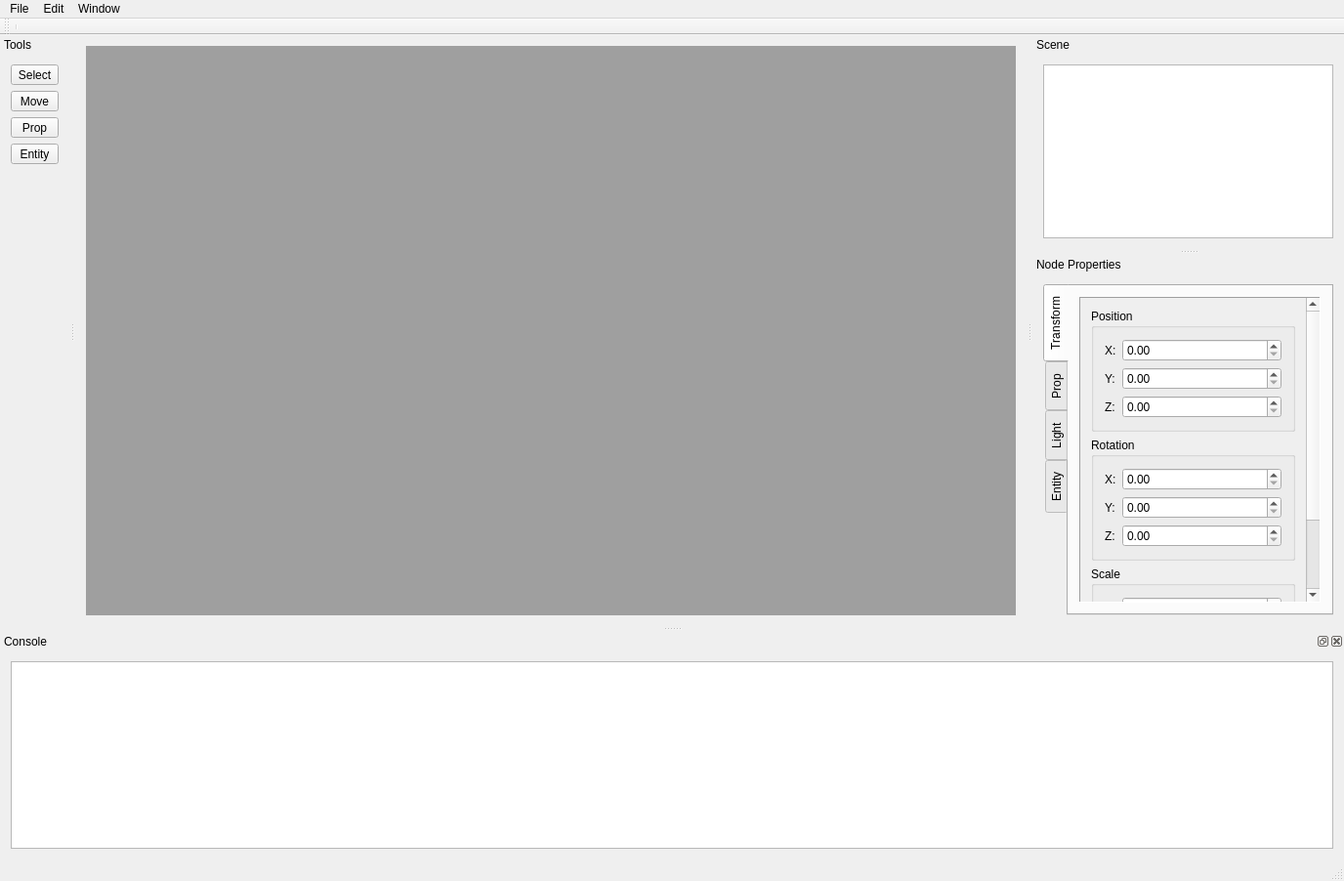
<?xml version="1.0" encoding="UTF-8"?>
<ui version="4.0">
 <class>Editor</class>
 <widget class="QMainWindow" name="Editor">
  <property name="geometry">
   <rect>
    <x>0</x>
    <y>0</y>
    <width>1376</width>
    <height>902</height>
   </rect>
  </property>
  <property name="sizePolicy">
   <sizepolicy hsizetype="Maximum" vsizetype="Maximum">
    <horstretch>0</horstretch>
    <verstretch>0</verstretch>
   </sizepolicy>
  </property>
  <property name="contextMenuPolicy">
   <enum>Qt::CustomContextMenu</enum>
  </property>
  <property name="windowTitle">
   <string>Limbic Editor</string>
  </property>
  <property name="dockOptions">
   <set>QMainWindow::AllowTabbedDocks|QMainWindow::AnimatedDocks</set>
  </property>
  <widget class="QWidget" name="centralWidget">
   <layout class="QVBoxLayout" name="verticalLayout_3">
    <item>
     <widget class="QMdiArea" name="mdiArea">
      <property name="viewMode">
       <enum>QMdiArea::SubWindowView</enum>
      </property>
      <property name="tabsMovable">
       <bool>false</bool>
      </property>
     </widget>
    </item>
   </layout>
  </widget>
  <widget class="QMenuBar" name="menuBar">
   <property name="geometry">
    <rect>
     <x>0</x>
     <y>0</y>
     <width>1376</width>
     <height>22</height>
    </rect>
   </property>
   <widget class="QMenu" name="menuFile">
    <property name="title">
     <string>File</string>
    </property>
    <addaction name="actionNew"/>
    <addaction name="actionOpen"/>
    <addaction name="actionSave_As"/>
    <addaction name="actionSave"/>
   </widget>
   <widget class="QMenu" name="menuEdit">
    <property name="title">
     <string>Edit</string>
    </property>
    <addaction name="actionSettings"/>
   </widget>
   <widget class="QMenu" name="menuWindow">
    <property name="title">
     <string>Window</string>
    </property>
    <addaction name="actionTexture_Manager"/>
    <addaction name="actionMesh_Manager"/>
    <addaction name="actionMaterial_Manager"/>
   </widget>
   <addaction name="menuFile"/>
   <addaction name="menuEdit"/>
   <addaction name="menuWindow"/>
  </widget>
  <widget class="QToolBar" name="mainToolBar">
   <attribute name="toolBarArea">
    <enum>TopToolBarArea</enum>
   </attribute>
   <attribute name="toolBarBreak">
    <bool>false</bool>
   </attribute>
   <addaction name="separator"/>
  </widget>
  <widget class="QStatusBar" name="statusBar"/>
  <widget class="QDockWidget" name="dockWidget_4">
   <property name="sizePolicy">
    <sizepolicy hsizetype="Preferred" vsizetype="Preferred">
     <horstretch>0</horstretch>
     <verstretch>0</verstretch>
    </sizepolicy>
   </property>
   <property name="features">
    <set>QDockWidget::DockWidgetMovable</set>
   </property>
   <property name="windowTitle">
    <string>Tools</string>
   </property>
   <attribute name="dockWidgetArea">
    <number>1</number>
   </attribute>
   <widget class="QWidget" name="dockWidgetContents_4">
    <layout class="QVBoxLayout" name="verticalLayout_7">
     <item>
      <widget class="QToolButton" name="toolButton">
       <property name="sizePolicy">
        <sizepolicy hsizetype="Expanding" vsizetype="Fixed">
         <horstretch>0</horstretch>
         <verstretch>0</verstretch>
        </sizepolicy>
       </property>
       <property name="text">
        <string>Select</string>
       </property>
      </widget>
     </item>
     <item>
      <widget class="QToolButton" name="toolButton_2">
       <property name="sizePolicy">
        <sizepolicy hsizetype="Expanding" vsizetype="Fixed">
         <horstretch>0</horstretch>
         <verstretch>0</verstretch>
        </sizepolicy>
       </property>
       <property name="text">
        <string>Move</string>
       </property>
      </widget>
     </item>
     <item>
      <widget class="QToolButton" name="toolButton_3">
       <property name="sizePolicy">
        <sizepolicy hsizetype="Expanding" vsizetype="Fixed">
         <horstretch>0</horstretch>
         <verstretch>0</verstretch>
        </sizepolicy>
       </property>
       <property name="text">
        <string>Prop</string>
       </property>
      </widget>
     </item>
     <item>
      <widget class="QToolButton" name="toolButton_4">
       <property name="sizePolicy">
        <sizepolicy hsizetype="Expanding" vsizetype="Fixed">
         <horstretch>0</horstretch>
         <verstretch>0</verstretch>
        </sizepolicy>
       </property>
       <property name="text">
        <string>Entity</string>
       </property>
      </widget>
     </item>
     <item>
      <spacer name="verticalSpacer">
       <property name="orientation">
        <enum>Qt::Vertical</enum>
       </property>
       <property name="sizeHint" stdset="0">
        <size>
         <width>20</width>
         <height>40</height>
        </size>
       </property>
      </spacer>
     </item>
    </layout>
   </widget>
  </widget>
  <widget class="QDockWidget" name="dockWidget_5">
   <property name="features">
    <set>QDockWidget::DockWidgetMovable</set>
   </property>
   <property name="windowTitle">
    <string>Scene</string>
   </property>
   <attribute name="dockWidgetArea">
    <number>2</number>
   </attribute>
   <widget class="QWidget" name="dockWidgetContents_5">
    <layout class="QVBoxLayout" name="verticalLayout">
     <item>
      <widget class="QTreeView" name="sceneTree">
       <property name="dragEnabled">
        <bool>true</bool>
       </property>
       <property name="dragDropMode">
        <enum>QAbstractItemView::InternalMove</enum>
       </property>
       <property name="defaultDropAction">
        <enum>Qt::MoveAction</enum>
       </property>
       <property name="selectionMode">
        <enum>QAbstractItemView::ExtendedSelection</enum>
       </property>
      </widget>
     </item>
    </layout>
   </widget>
  </widget>
  <widget class="QDockWidget" name="dockWidget_6">
   <property name="features">
    <set>QDockWidget::DockWidgetMovable</set>
   </property>
   <property name="windowTitle">
    <string>Node Properties</string>
   </property>
   <attribute name="dockWidgetArea">
    <number>2</number>
   </attribute>
   <widget class="QWidget" name="dockWidgetContents_6">
    <layout class="QVBoxLayout" name="verticalLayout_2">
     <item>
      <widget class="QTabWidget" name="tabWidget">
       <property name="tabPosition">
        <enum>QTabWidget::West</enum>
       </property>
       <property name="currentIndex">
        <number>0</number>
       </property>
       <widget class="QWidget" name="tab_transform">
        <attribute name="title">
         <string>Transform</string>
        </attribute>
        <layout class="QVBoxLayout" name="verticalLayout_5">
         <item>
          <widget class="QScrollArea" name="scrollArea">
           <property name="frameShape">
            <enum>QFrame::Panel</enum>
           </property>
           <property name="frameShadow">
            <enum>QFrame::Sunken</enum>
           </property>
           <property name="widgetResizable">
            <bool>true</bool>
           </property>
           <widget class="QWidget" name="scrollAreaWidgetContents">
            <property name="geometry">
             <rect>
              <x>0</x>
              <y>0</y>
              <width>235</width>
              <height>437</height>
             </rect>
            </property>
            <property name="accessibleName">
             <string/>
            </property>
            <layout class="QVBoxLayout" name="verticalLayout_11">
             <item>
              <widget class="QGroupBox" name="groupBox_position">
               <property name="title">
                <string>Position</string>
               </property>
               <layout class="QFormLayout" name="formLayout">
                <item row="0" column="0">
                 <widget class="QLabel" name="label">
                  <property name="text">
                   <string>X:</string>
                  </property>
                 </widget>
                </item>
                <item row="0" column="1">
                 <widget class="QDoubleSpinBox" name="doubleSpinBox_positionX"/>
                </item>
                <item row="1" column="0">
                 <widget class="QLabel" name="label_4">
                  <property name="text">
                   <string>Y:</string>
                  </property>
                 </widget>
                </item>
                <item row="1" column="1">
                 <widget class="QDoubleSpinBox" name="doubleSpinBox_positionY"/>
                </item>
                <item row="2" column="0">
                 <widget class="QLabel" name="label_5">
                  <property name="text">
                   <string>Z:</string>
                  </property>
                 </widget>
                </item>
                <item row="2" column="1">
                 <widget class="QDoubleSpinBox" name="doubleSpinBox_positionZ"/>
                </item>
               </layout>
              </widget>
             </item>
             <item>
              <widget class="QGroupBox" name="groupBox_rotation">
               <property name="title">
                <string>Rotation</string>
               </property>
               <layout class="QFormLayout" name="formLayout_2">
                <item row="0" column="0">
                 <widget class="QLabel" name="label_2">
                  <property name="text">
                   <string>X:</string>
                  </property>
                 </widget>
                </item>
                <item row="0" column="1">
                 <widget class="QDoubleSpinBox" name="doubleSpinBox_rotationX"/>
                </item>
                <item row="1" column="0">
                 <widget class="QLabel" name="label_10">
                  <property name="text">
                   <string>Y:</string>
                  </property>
                 </widget>
                </item>
                <item row="1" column="1">
                 <widget class="QDoubleSpinBox" name="doubleSpinBox_rotationY"/>
                </item>
                <item row="2" column="0">
                 <widget class="QLabel" name="label_11">
                  <property name="text">
                   <string>Z:</string>
                  </property>
                 </widget>
                </item>
                <item row="2" column="1">
                 <widget class="QDoubleSpinBox" name="doubleSpinBox_rotationZ"/>
                </item>
               </layout>
              </widget>
             </item>
             <item>
              <widget class="QGroupBox" name="groupBox_scale">
               <property name="title">
                <string>Scale</string>
               </property>
               <layout class="QFormLayout" name="formLayout_3">
                <item row="0" column="0">
                 <widget class="QLabel" name="label_3">
                  <property name="text">
                   <string>X:</string>
                  </property>
                 </widget>
                </item>
                <item row="0" column="1">
                 <widget class="QDoubleSpinBox" name="doubleSpinBox_scaleX"/>
                </item>
                <item row="1" column="0">
                 <widget class="QLabel" name="label_12">
                  <property name="text">
                   <string>Y:</string>
                  </property>
                 </widget>
                </item>
                <item row="1" column="1">
                 <widget class="QDoubleSpinBox" name="doubleSpinBox_scaleY"/>
                </item>
                <item row="2" column="0">
                 <widget class="QLabel" name="label_13">
                  <property name="text">
                   <string>Z:</string>
                  </property>
                 </widget>
                </item>
                <item row="2" column="1">
                 <widget class="QDoubleSpinBox" name="doubleSpinBox_scaleZ"/>
                </item>
               </layout>
              </widget>
             </item>
             <item>
              <spacer name="verticalSpacer_2">
               <property name="orientation">
                <enum>Qt::Vertical</enum>
               </property>
               <property name="sizeHint" stdset="0">
                <size>
                 <width>20</width>
                 <height>40</height>
                </size>
               </property>
              </spacer>
             </item>
            </layout>
           </widget>
          </widget>
         </item>
        </layout>
       </widget>
       <widget class="QWidget" name="tab_prop">
        <attribute name="title">
         <string>Prop</string>
        </attribute>
        <layout class="QVBoxLayout" name="verticalLayout_6">
         <item>
          <widget class="QScrollArea" name="scrollArea_2">
           <property name="frameShape">
            <enum>QFrame::Panel</enum>
           </property>
           <property name="widgetResizable">
            <bool>true</bool>
           </property>
           <widget class="QWidget" name="scrollAreaWidgetContents_2">
            <property name="geometry">
             <rect>
              <x>0</x>
              <y>0</y>
              <width>235</width>
              <height>437</height>
             </rect>
            </property>
            <layout class="QGridLayout" name="gridLayout">
             <item row="0" column="3">
              <widget class="QGroupBox" name="groupBox_4">
               <property name="title">
                <string>Model</string>
               </property>
               <layout class="QFormLayout" name="formLayout_4">
                <item row="0" column="0">
                 <widget class="QLabel" name="label_6">
                  <property name="text">
                   <string>Mesh:</string>
                  </property>
                 </widget>
                </item>
                <item row="0" column="1">
                 <layout class="QHBoxLayout" name="horizontalLayout">
                  <item>
                   <widget class="QLineEdit" name="lineEdit_mesh"/>
                  </item>
                  <item>
                   <widget class="QToolButton" name="toolButton_pickMesh">
                    <property name="text">
                     <string>...</string>
                    </property>
                   </widget>
                  </item>
                 </layout>
                </item>
                <item row="2" column="0">
                 <widget class="QLabel" name="label_7">
                  <property name="text">
                   <string>Collision:</string>
                  </property>
                 </widget>
                </item>
                <item row="2" column="1">
                 <widget class="QComboBox" name="comboBox_collision">
                  <item>
                   <property name="text">
                    <string>None</string>
                   </property>
                  </item>
                  <item>
                   <property name="text">
                    <string>Convex</string>
                   </property>
                  </item>
                 </widget>
                </item>
                <item row="1" column="0">
                 <widget class="QLabel" name="label_8">
                  <property name="text">
                   <string>Material:</string>
                  </property>
                 </widget>
                </item>
                <item row="1" column="1">
                 <layout class="QHBoxLayout" name="horizontalLayout_2">
                  <item>
                   <widget class="QLineEdit" name="lineEdit_material"/>
                  </item>
                  <item>
                   <widget class="QToolButton" name="toolButton_pickMaterial">
                    <property name="text">
                     <string>...</string>
                    </property>
                   </widget>
                  </item>
                 </layout>
                </item>
               </layout>
              </widget>
             </item>
             <item row="1" column="3">
              <spacer name="verticalSpacer_4">
               <property name="orientation">
                <enum>Qt::Vertical</enum>
               </property>
               <property name="sizeHint" stdset="0">
                <size>
                 <width>20</width>
                 <height>40</height>
                </size>
               </property>
              </spacer>
             </item>
            </layout>
           </widget>
          </widget>
         </item>
        </layout>
       </widget>
       <widget class="QWidget" name="tab_light">
        <attribute name="title">
         <string>Light</string>
        </attribute>
        <layout class="QGridLayout" name="gridLayout_2">
         <item row="0" column="0">
          <widget class="QScrollArea" name="scrollArea_4">
           <property name="widgetResizable">
            <bool>true</bool>
           </property>
           <widget class="QWidget" name="scrollAreaWidgetContents_4">
            <property name="geometry">
             <rect>
              <x>0</x>
              <y>0</y>
              <width>235</width>
              <height>437</height>
             </rect>
            </property>
            <layout class="QGridLayout" name="gridLayout_3">
             <item row="0" column="0">
              <widget class="QGroupBox" name="groupBox_5">
               <property name="title">
                <string>Light</string>
               </property>
               <layout class="QFormLayout" name="formLayout_5">
                <item row="0" column="0">
                 <widget class="QLabel" name="label_9">
                  <property name="text">
                   <string>Color:</string>
                  </property>
                 </widget>
                </item>
                <item row="0" column="1">
                 <layout class="QHBoxLayout" name="horizontalLayout_3">
                  <item>
                   <widget class="QLineEdit" name="lineEdit_lightColor"/>
                  </item>
                  <item>
                   <widget class="QToolButton" name="toolButton_pickLightColor">
                    <property name="text">
                     <string>...</string>
                    </property>
                   </widget>
                  </item>
                 </layout>
                </item>
                <item row="1" column="0">
                 <widget class="QLabel" name="label_14">
                  <property name="text">
                   <string>Power:</string>
                  </property>
                 </widget>
                </item>
                <item row="1" column="1">
                 <widget class="QDoubleSpinBox" name="doubleSpinBox_lightPower">
                  <property name="decimals">
                   <number>6</number>
                  </property>
                  <property name="minimum">
                   <double>0.000000000000000</double>
                  </property>
                  <property name="maximum">
                   <double>1000.000000000000000</double>
                  </property>
                 </widget>
                </item>
               </layout>
              </widget>
             </item>
             <item row="1" column="0">
              <spacer name="verticalSpacer_3">
               <property name="orientation">
                <enum>Qt::Vertical</enum>
               </property>
               <property name="sizeHint" stdset="0">
                <size>
                 <width>20</width>
                 <height>40</height>
                </size>
               </property>
              </spacer>
             </item>
            </layout>
           </widget>
          </widget>
         </item>
        </layout>
       </widget>
       <widget class="QWidget" name="tab_entity">
        <attribute name="title">
         <string>Entity</string>
        </attribute>
        <layout class="QVBoxLayout" name="verticalLayout_9">
         <item>
          <widget class="QScrollArea" name="scrollArea_3">
           <property name="widgetResizable">
            <bool>true</bool>
           </property>
           <widget class="QWidget" name="scrollAreaWidgetContents_3">
            <property name="geometry">
             <rect>
              <x>0</x>
              <y>0</y>
              <width>235</width>
              <height>437</height>
             </rect>
            </property>
            <layout class="QVBoxLayout" name="verticalLayout_10"/>
           </widget>
          </widget>
         </item>
        </layout>
       </widget>
      </widget>
     </item>
    </layout>
   </widget>
  </widget>
  <widget class="QDockWidget" name="dockWidget_7">
   <property name="features">
    <set>QDockWidget::DockWidgetClosable|QDockWidget::DockWidgetFloatable|QDockWidget::DockWidgetMovable</set>
   </property>
   <property name="allowedAreas">
    <set>Qt::AllDockWidgetAreas</set>
   </property>
   <property name="windowTitle">
    <string>Console</string>
   </property>
   <attribute name="dockWidgetArea">
    <number>8</number>
   </attribute>
   <widget class="QWidget" name="dockWidgetContents_7">
    <layout class="QVBoxLayout" name="verticalLayout_4">
     <item>
      <widget class="QPlainTextEdit" name="plainTextEdit"/>
     </item>
    </layout>
   </widget>
  </widget>
  <action name="actionNew">
   <property name="text">
    <string>New</string>
   </property>
  </action>
  <action name="actionOpen">
   <property name="text">
    <string>Open</string>
   </property>
  </action>
  <action name="actionScene_Editor">
   <property name="text">
    <string>Scene Editor</string>
   </property>
  </action>
  <action name="actionResource_Editor">
   <property name="text">
    <string>Resource Editor</string>
   </property>
  </action>
  <action name="actionWindow">
   <property name="text">
    <string>Window</string>
   </property>
  </action>
  <action name="actionTexture_Manager">
   <property name="text">
    <string>Texture Manager</string>
   </property>
  </action>
  <action name="actionMesh_Manager">
   <property name="text">
    <string>Mesh Manager</string>
   </property>
  </action>
  <action name="actionMaterial_Manager">
   <property name="text">
    <string>Material Manager</string>
   </property>
  </action>
  <action name="actionSettings">
   <property name="text">
    <string>Settings</string>
   </property>
  </action>
  <action name="actionSave_As">
   <property name="text">
    <string>Save As</string>
   </property>
  </action>
  <action name="actionSave">
   <property name="text">
    <string>Save</string>
   </property>
  </action>
 </widget>
 <layoutdefault spacing="6" margin="11"/>
 <resources>
  <include location="LimbicEditor.qrc"/>
 </resources>
 <connections/>
</ui>
